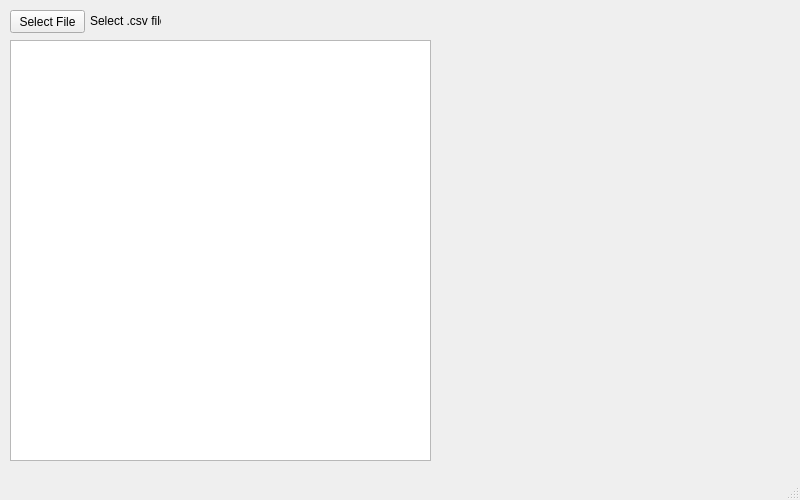
<?xml version="1.0" encoding="UTF-8"?>
<ui version="4.0">
 <class>DataAnalyzer</class>
 <widget class="QMainWindow" name="DataAnalyzer">
  <property name="geometry">
   <rect>
    <x>0</x>
    <y>0</y>
    <width>800</width>
    <height>500</height>
   </rect>
  </property>
  <property name="minimumSize">
   <size>
    <width>800</width>
    <height>500</height>
   </size>
  </property>
  <property name="windowTitle">
   <string>MainWindow</string>
  </property>
  <widget class="QWidget" name="centralwidget">
   <widget class="QPushButton" name="pushButton">
    <property name="geometry">
     <rect>
      <x>10</x>
      <y>10</y>
      <width>75</width>
      <height>23</height>
     </rect>
    </property>
    <property name="text">
     <string>Select File</string>
    </property>
   </widget>
   <widget class="QTableWidget" name="tableWidget">
    <property name="geometry">
     <rect>
      <x>10</x>
      <y>40</y>
      <width>421</width>
      <height>421</height>
     </rect>
    </property>
   </widget>
   <widget class="QLabel" name="label">
    <property name="geometry">
     <rect>
      <x>90</x>
      <y>10</y>
      <width>71</width>
      <height>21</height>
     </rect>
    </property>
    <property name="text">
     <string>Select .csv file</string>
    </property>
   </widget>
  </widget>
  <widget class="QMenuBar" name="menubar">
   <property name="geometry">
    <rect>
     <x>0</x>
     <y>0</y>
     <width>800</width>
     <height>21</height>
    </rect>
   </property>
  </widget>
  <widget class="QStatusBar" name="statusbar"/>
 </widget>
 <resources/>
 <connections/>
</ui>
